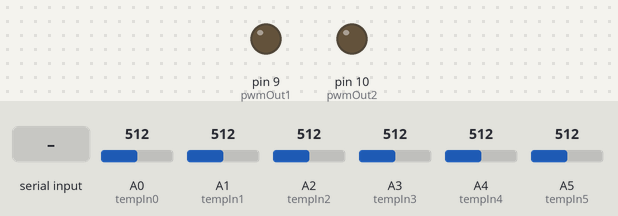
This sketch was run on a simulated Arduino Uno, built with avr-gcc and run on an emulated ATmega328P. On the bench: output pins drawn as LEDs (lit = HIGH). The inputs (shaded band) are chosen by the test bench; at power-on: A0 (tempIn0) = 512, A1 (tempIn1) = 512, A2 (tempIn2) = 512, A3 (tempIn3) = 512, A4 (tempIn4) = 512, A5 (tempIn5) = 512. What the sketch prints to the serial monitor is not drawn.

Above: at 1.2 s.
1.3 s: "Sin 1\n" received over Serial
At 2.4 s:
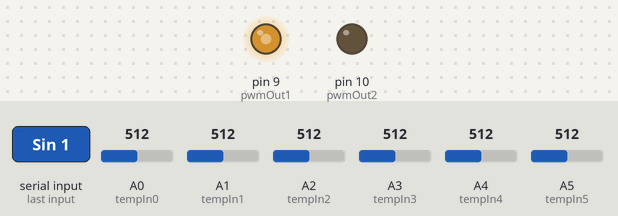
4.3 s: A0 (tempIn0) set to 716
7.1 s: "Manual 1\n" received over Serial
At 8.0 s:
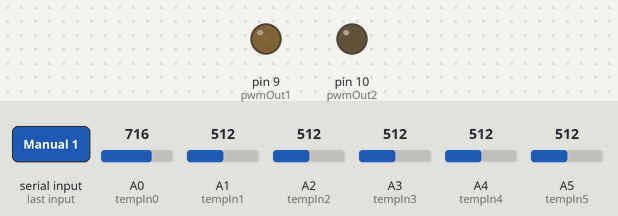
9.1 s: "TurnOff 1\n" received over Serial
At 10.4 s:
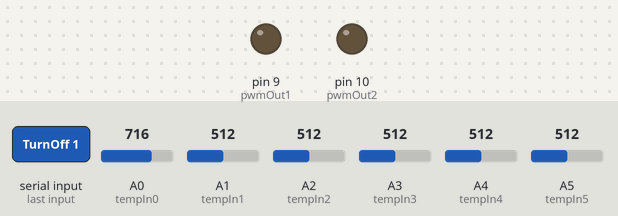
12.1 s: "Sin 150\n" received over Serial
At 13.8 s:
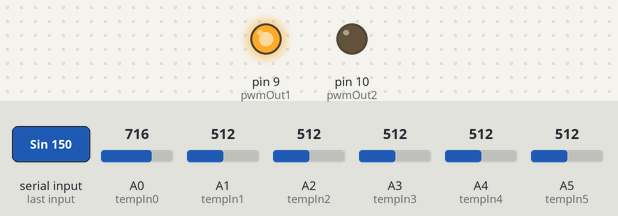
14.1 s: A0 (tempIn0) set to 306
At 16.1 s:
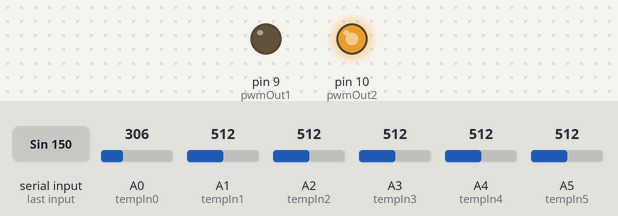
Timing chart, 0 to 18.1 s (numbered marks = the images above; inputs shaded):
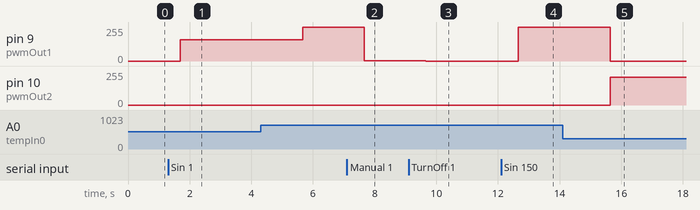

The sketch:

SerialTestNov8a.ino
```cpp
    //Works! November 8, 2023

    // There are 6 thermistors. The UNO has 6 analog input pins, so all are used.
    // The one called "temp" is located just next to the TEC and is used for PID control
    // The other 5, T1, T2, T3, T4, T5 are located along the rod for measuring temperature.

    // Expects 9 Params from Matlab in the following order and MatlabParams class:
    // MLparams MatlabParams MLparams[mode pwmNow HeatCool Kp KI Tset ResetInt SinAmp SinPer] with formats [%s %d %d %f %f %f %d %f %f]
    // Uses a String tokenizer to split the received string at spaces

    // Sends output of 12 values to Matlab as a ArduinoParams class:
    // ArduinoParams ARDparams[temp, time, pwmNow, HeatCool, error, Integral, Tset, T1, T2, T3, T4, T5] with formats [%f, %f, %d, %d, %f, %f, %f, %f, %f, %f, %f, %f]

// For sinusoidally varying set temperatue, allow the cooling to have more power than heating
// coolToHeatfactor is the factor by which cooling exceeds heating.


unsigned long startTime = 0;
String receivedString;
String FromMatlab;

const int tempIn0 = A0;  // Analog input pin
const int tempIn1 = A1;  // Analog input pin
const int tempIn2 = A2;  // Analog input pin
const int tempIn3 = A3;  // Analog input pin
const int tempIn4 = A4;  // Analog input pin
const int tempIn5 = A5;  // Analog input pin

const int numMeasurements = 5000;  // Number of measurements

class MatlabParams {
public:
  String mode;    // Manual, Proportional or P/I
  int pwmNow;     // PWM [0 255]
  int HeatCool;   // Cool or Heat [-1 1]
  float Kp;       // proportional gain
  float KI;       // integral gain
  float Tset;     // Set temperature in centigrade
  int ResetInt;    // logical [0 1] to reset integral term in P/I
  float SinAmp;    // Amplitude of sinusoidally varying T_set
  float SinPer;    // Period in seconds of sinusoidally varying T_set

  // Constructor
  MatlabParams(String m, int pwm, int hc, float kp, float ki, float t, int rI, float sA, float sP) {
    mode = m;
    pwmNow = pwm;
    HeatCool = hc;
    Kp = kp;
    KI = ki;
    Tset = t;
    ResetInt = rI;
    SinAmp = sA;
    SinPer = sP;
  }
};

class ArduinoParams {
public:
  float temp;    // temperature
  float time;     // elapsed time
  int pwmNow;     // PWM [0 - 255]
  int HeatCool;    // Cool or Heat [-1 1]
  float error;     // Tset - temperature
  float Integral;   // integral term
  float Tset;        // set Temperature with Sin term
  float T1;       // temperature 1
  float T2;       // temperature 2
  float T3;       // temperature 3
  float T4;       // temperature 4
  float T5;       // temperature 5

  // Constructor
  ArduinoParams(float T, float t, int pwm, int HC, float e, float I, float Ts, float T1, float T2, float T3, float T4, float T5) {
    temp = T;
    time = t;
    pwmNow = pwm;
    HeatCool = HC;
    error = e;
    Integral = I;
    Tset = Ts;
    T1 = T1;
    T2 = T2;
    T3 = T3;
    T4 = T4;
    T5 = T5;
  }
};

// power
#define pwmOut1 9
#define pwmOut2 10

MatlabParams MLparams("Manual", 0, 1, 15.6, 0.1, 35.0, 1, 0, 60);  // Initial Matlab parameters. Set PWM = 0 for safety
ArduinoParams ARDparams(20, 0, 0, 1, 0, 0, 20, 20, 20, 20, 20, 20);  // Initial Arduino parameters. Set initial time to zero

// Fixed resistor value in ohms
// const float fixedResistance = 4670.0; // my board
const float fixedResistance = 100000.0; // board in 39 lab

// Thermistor parameters for 100k ohm
const float beta = 4540.0;
const float R25 = 100000.0;
const float T0 = 298.15;  // 25°C in Kelvin

int  pwmValue = 0;
int  HeatCool = 1;

void setup() {
  Serial.begin(9600);
  while (!Serial) {
    ;  // Wait for serial port to connect
  }
    // 6 Params from Matlab
    // Mode PWM H/C Kp KI Tset with formats %s %d %d %f %f %f


  unsigned long startTime = millis();  // Get the starting time
}

void loop() {


 float T0 = measureTemperature(tempIn0, 1000); // Measure thermistor at A0 pin
 float T1 = measureTemperature(tempIn1, 1000); // Measure thermistor at A1 pin
 float T2 = measureTemperature(tempIn2, 1000); // Measure thermistor at A2 pin
 float T3 = measureTemperature(tempIn3, 1000); // Measure thermistor at A3 pin
 float T4 = measureTemperature(tempIn4, 1000); // Measure thermistor at A4 pin
 float T5 = measureTemperature(tempIn5, 1000); // Measure thermistor at A5 pin

// The ARDparams class object is sent to Matlab after every cycle of loop. Once the temperature has been measured
// and averaged numMeasurements times, the values ARDparams.temp and the ARDparams.time are set. The remaining
// four values, ARDparams.pwmNow and ARDparams.HeatCool, ARDparams.error and ARDparams.Integral are determined within
// the modes Manual, Proportional and P/I.

    ARDparams.temp = T0;
    ARDparams.T1 = T1;
    ARDparams.T2 = T2;
    ARDparams.T3 = T3;
    ARDparams.T4 = T4;
    ARDparams.T5 = T5;

    float previousTime = ARDparams.time;  // save previous elapsed time before updating new time. Used for dt for (integral) P/I control
    unsigned long currentTime = millis();
    ARDparams.time = (currentTime - startTime) / 1000.0;  // update current elapsed time
    float dt = 0;  // define time interval dt

// Each cycle read in the Matlab parameters, MLparams.
// Parsing strings is a pain. This works, but is ugly.
  if (Serial.available() > 0) {
    receivedString = Serial.readStringUntil('\n'); // Read until a newline character is encountered
    FromMatlab = receivedString;
    // 9 Params from Matlab
    // [Mode PWM H/C Kp KI Tset ResetInt SinAmp SinPer] with formats [%s %d %d %f %f %f %d %f %f] - one blank space between each field. No carriage return!
    // Use a String tokenizer to split the received string at spaces

       // Split the received string at spaces using strtok
    char *token = strtok(receivedString.c_str(), " ");

    if (token != nullptr) {
        MLparams.mode = String(token);
        token = strtok(nullptr, " ");
    }

    if (token != nullptr) {
        MLparams.pwmNow = atoi(token);
        token = strtok(nullptr, " ");
    }

    if (token != nullptr) {
        MLparams.HeatCool = atoi(token);
        token = strtok(nullptr, " ");
    }

    if (token != nullptr) {
        MLparams.Kp = atof(token);
        token = strtok(nullptr, " ");
    }

    if (token != nullptr) {
        MLparams.KI = atof(token);
        token = strtok(nullptr, " ");
    }

    if (token != nullptr) {
        MLparams.Tset = atof(token);
        token = strtok(nullptr, " ");
    }

    if (token != nullptr) {
        MLparams.ResetInt = atoi(token);
        token = strtok(nullptr, " ");
    }

    if (token != nullptr) {
        MLparams.SinAmp = atof(token);
        token = strtok(nullptr, " ");
    }

    if (token != nullptr) {
        MLparams.SinPer = atof(token);
    }

    }

// ************************* Manual Mode ***************************
// Determine ARDparams.pwmNow and ARDparams.HeatCool for Manual mode.
// Simply copy the values from Matlab.

if (strcmp(MLparams.mode.c_str(), "Manual") == 0) {
  ARDparams.pwmNow = MLparams.pwmNow;
  ARDparams.HeatCool = MLparams.HeatCool;
}

// ************************* Proportional Mode ***************************
// Determine ARDparams.pwmNow and ARDparams.HeatCool for Proportional mode.
// Calculate the error = Tset - temp
// HeatCool = 1 means heat, which should be done when Tset > temp
// HeatCool = -1 means cool, which should be done when temp > Tset

else if (strcmp(MLparams.mode.c_str(), "Proportional") == 0) {
      ARDparams.error = MLparams.Tset - ARDparams.temp;
      ARDparams.pwmNow = round(min(max(MLparams.Kp * abs(ARDparams.error), 0), 255));
      // heat or cool
      ARDparams.HeatCool = sgn(ARDparams.error);
      }

 //  *************************** Proportional Integral (P/I) control **********************

 else if (strcmp(MLparams.mode.c_str(), "P/I") == 0) {

            dt = ARDparams.time - previousTime; // time interval for previous measurement
            previousTime = ARDparams.time;

            ARDparams.error = MLparams.Tset - ARDparams.temp;   // error
            ARDparams.Integral = ARDparams.Integral + dt * ARDparams.error;  // update integral of error
            ARDparams.Integral =  ARDparams.Integral * MLparams.ResetInt;    // zero integral?
            if (MLparams.ResetInt == 0){  // reset zero command
              MLparams.ResetInt = 1;  // allows integration on next iteration
            }
            float u = MLparams.Kp * ARDparams.error + MLparams.KI * ARDparams.Integral;  // calculate PI feedback
            ARDparams.pwmNow = min(abs(round(u)),255);  // magnitude of PI feedback term u limited to a max of 255 for arduino PWM
            ARDparams.HeatCool = sgn(u);  // sign of PI feedback (heat vs cool)
 }

 //  *************************** Tset is sinusoidal with P/I control **********************
 else if (strcmp(MLparams.mode.c_str(), "Sin") == 0) {
   float sinPartTset;

            dt = ARDparams.time - previousTime; // time interval for previous measurement
            previousTime = ARDparams.time;

            // change amplitude of sinusoidal varying Tset when cooling
            // float slopeOfSin = cos(2*PI*ARDparams.time / MLparams.SinPer);
            // if (sgn(slopeOfSin) > 0){
            // sinPartTset =  MLparams.SinAmp * sin(2*PI*ARDparams.time / MLparams.SinPer);
            // }
            // else {
            // float coolToHeatfactor = 2;
            // sinPartTset =  coolToHeatfactor * MLparams.SinAmp * sin(2*PI*ARDparams.time / MLparams.SinPer);
            // }
            sinPartTset =  MLparams.SinAmp * sin(2*PI*ARDparams.time / MLparams.SinPer);
            ARDparams.Tset = MLparams.Tset + sinPartTset;
            ARDparams.error = ARDparams.Tset - ARDparams.temp;   // error
            ARDparams.Integral = ARDparams.Integral + dt * ARDparams.error;  // update integral of error
            ARDparams.Integral =  ARDparams.Integral * MLparams.ResetInt;    // zero integral?
            if (MLparams.ResetInt == 0){  // reset zero command
              MLparams.ResetInt = 1;  // allows integration on next iteration
            }
            float u = MLparams.Kp * ARDparams.error + MLparams.KI * ARDparams.Integral;  // calculate PI feedback
// Increase PWM when cooling. dT/dPWM heating = 2 * dT/dPWM cooling, so increase PWM by 2 when cooling compared to heating.
            if (u < 0){
              u = 2*u;
             }
            ARDparams.pwmNow = min(abs(round(u)),255);  // magnitude of PI feedback term u limited to a max of 255 for arduino PWM
            ARDparams.HeatCool = sgn(u);  // sign of PI feedback (heat vs cool)
 }

 //  *************************** Tset is sinusoidal with P/I control **********************
 else if (strcmp(MLparams.mode.c_str(), "TurnOff") == 0) {
    ARDparams.pwmNow = 0;
 }

   // Error in reading input from Matlab
      else {
        Serial.print("Error reported in Arduino. Received Command: [");
        Serial.print(FromMatlab);
        Serial.print("], Mode: ");
        Serial.print(MLparams.mode);
        Serial.print(", PWM: ");
        Serial.print(MLparams.pwmNow);
        Serial.print(", H/C: ");
        Serial.print(MLparams.HeatCool);
        Serial.print(", Kp: ");
        Serial.print(MLparams.Kp);
        Serial.print(", KI: ");
        Serial.print(MLparams.KI);
        Serial.print(", Tset: ");
        Serial.print(MLparams.Tset);
        Serial.print(", Time = ");
        Serial.print(ARDparams.time, 1); // Print elapsed time with 1 decimal place
        Serial.println(" seconds");
      }

      // Send PWM values to H-bridge

      if (ARDparams.HeatCool == 1){
      analogWrite(pwmOut1, ARDparams.pwmNow);
      analogWrite(pwmOut2,0);
    }
    if (ARDparams.HeatCool == -1){
      analogWrite(pwmOut2, ARDparams.pwmNow);
      analogWrite(pwmOut1,0);
    }

if (strcmp(MLparams.mode.c_str(), "Sin") != 0) {
  ARDparams.Tset = MLparams.Tset;
}

// Send the 12 ARDparams (temperature, time, PWM, heat/cool, error, integral, Tset, T1, T2, T3, T4, T5) to Matlab for plotting
        Serial.print("Temperature = ");
        Serial.print(ARDparams.temp);  // Print temperature
        Serial.print(", Time = ");
        Serial.print(ARDparams.time, 1); // Print elapsed time with 1 decimal place
        Serial.print(", PWM = ");
        Serial.print(ARDparams.pwmNow);
        Serial.print(", Heat/Cool = ");
        Serial.print(ARDparams.HeatCool);
        Serial.print(", error = ");
        Serial.print(ARDparams.error);
        Serial.print(", KI * Integral = ");
        Serial.print(MLparams.KI * ARDparams.Integral);
        Serial.print(", Tset = ");
        Serial.print(ARDparams.Tset);
        Serial.print(", T1 = ");
        Serial.print(ARDparams.T1);
        Serial.print(", T2 = ");
        Serial.print(ARDparams.T2);
        Serial.print(", T3 = ");
        Serial.print(ARDparams.T3);
        Serial.print(", T4 = ");
        Serial.print(ARDparams.T4);
        Serial.print(", T5 = ");
        Serial.println(ARDparams.T5);

        Serial.print("Received Command: [");   // this info gets printed on the Matlab command line for diagnostics
        Serial.print(FromMatlab);
        Serial.print("], Mode: ");
        Serial.print(MLparams.mode);
        Serial.print(", PWM: ");
        Serial.print(MLparams.pwmNow);
        Serial.print(", H/C: ");
        Serial.print(MLparams.HeatCool);
        Serial.print(", Kp: ");
        Serial.print(MLparams.Kp);
        Serial.print(", KI: ");
        Serial.print(MLparams.KI);
        Serial.print(", Tset: ");
        Serial.print(MLparams.Tset);
        Serial.print(", ResetInt = ");
        Serial.print(MLparams.ResetInt);
        Serial.print(", SinAmp = ");
        Serial.print(MLparams.SinAmp);
        Serial.print(", SinPer = ");
        Serial.print(MLparams.SinPer);
        Serial.print(", dt = ");
        Serial.print(dt);
        Serial.print(", Time = ");
        Serial.print(ARDparams.time, 1); // Print elapsed time with 1 decimal place
        Serial.println(" seconds");
  }
  // sign of a number
  static inline int8_t sgn(float val) {
  if (val < 0) return -1;
  return 1;
}
float measureTemperature(int analogPin, int numMeasurements) {
  float total = 0;
  for (int i = 0; i < numMeasurements; i++) {
    int sensorValue = analogRead(analogPin);
    total = total + sensorValue;
  }
  float average = total / (float)numMeasurements;

  // Convert the analog value to voltage
  float voltage = average * (5.0 / 1023.0);  // Assuming 5V reference voltage

  // Calculate the resistance of the thermistor
  float thermistorResistance = (fixedResistance * voltage) / (5.0 - voltage);

  // Calculate the temperature using the Steinhart-Hart equation. See Wiki Thermistor entry.
  float steinhart = log(thermistorResistance / R25);
  steinhart /= beta;
  steinhart += 1.0 / T0;
  float temperature = 1.0 / steinhart - 273.15;  // temperature in Centigrade

  return temperature;
}
```

Measured:
- after the input at 1.3 s, pin 9 (pwmOut1): 0/255 → 158/255 after 0.40 s, → 159/255 0.99 s later, → 160/255 0.99 s later
- after the input at 7.1 s, pin 9 (pwmOut1): 255/255 → 1/255 after 0.56 s
- after the input at 9.1 s, pin 9 (pwmOut1): 1/255 → 0/255 after 0.55 s
- after the input at 12.1 s, pin 9 (pwmOut1): 0/255 → 255/255 after 0.55 s
- after the input at 14.1 s, pin 9 (pwmOut1): 255/255 → 0/255 after 1.5 s; pin 10 (pwmOut2): 0/255 → 207/255 after 1.5 s, → 208/255 1.0 s later, → 210/255 1.0 s later
